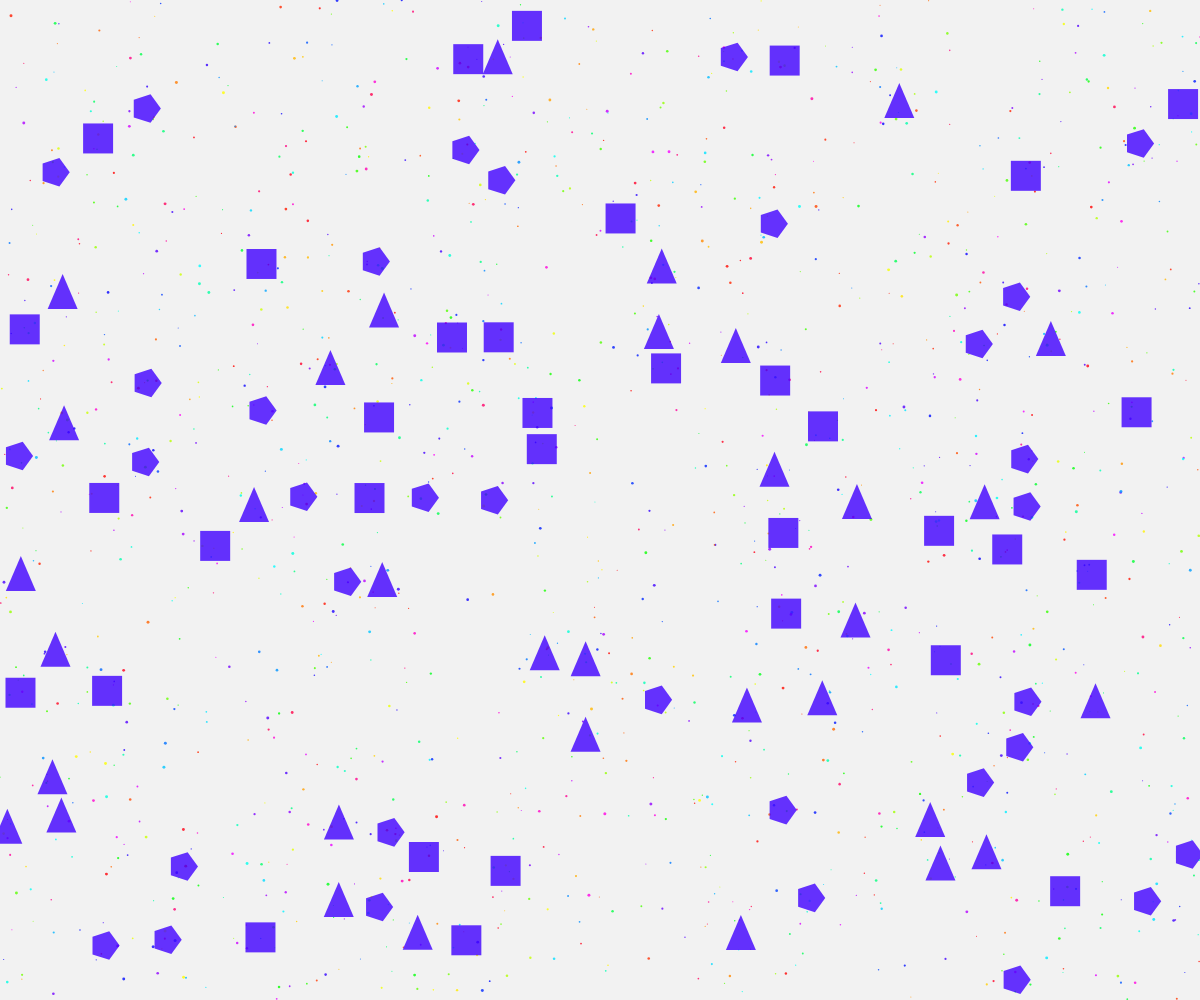
Frame 1 (no input)
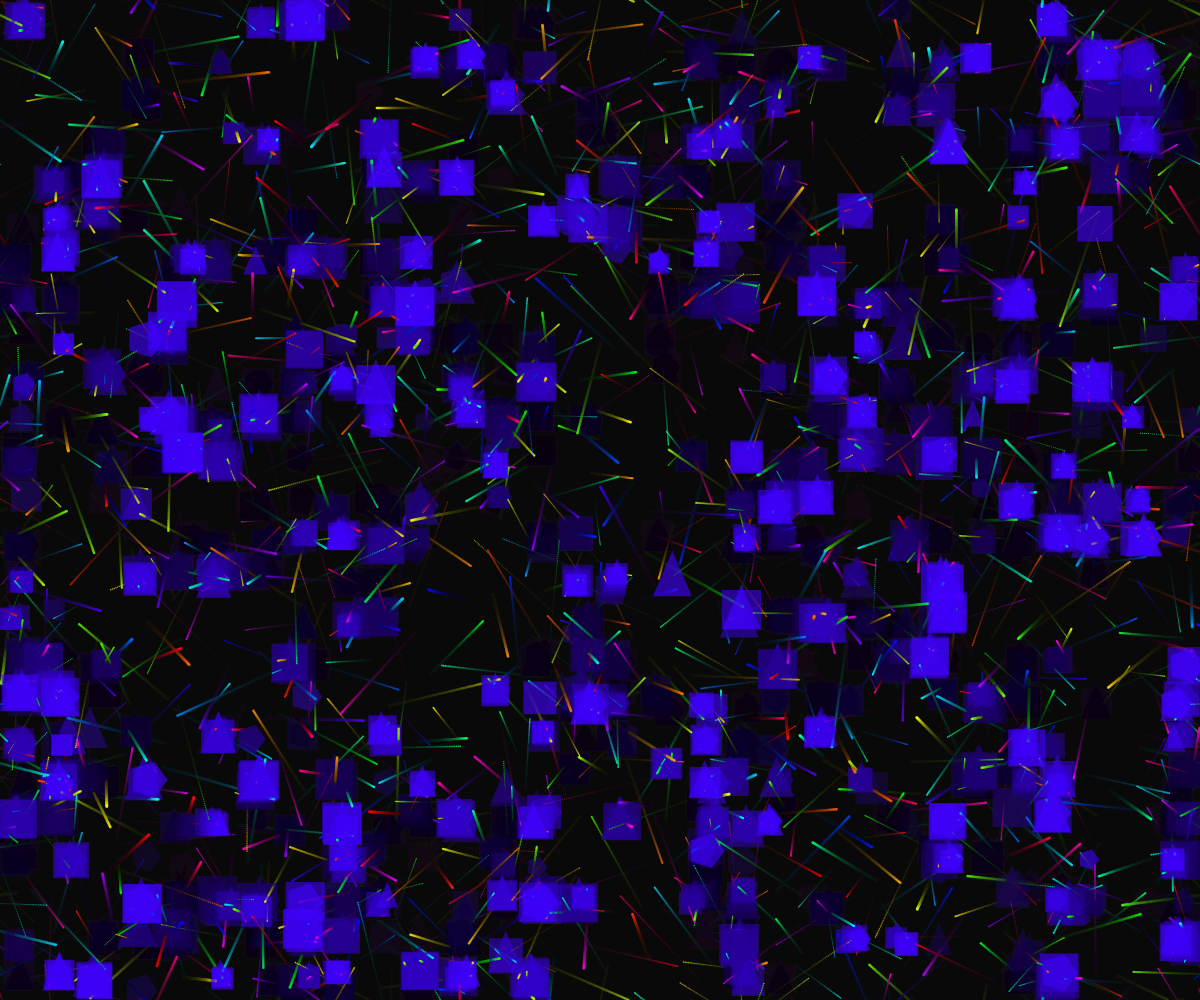
Frame 60 (no input)
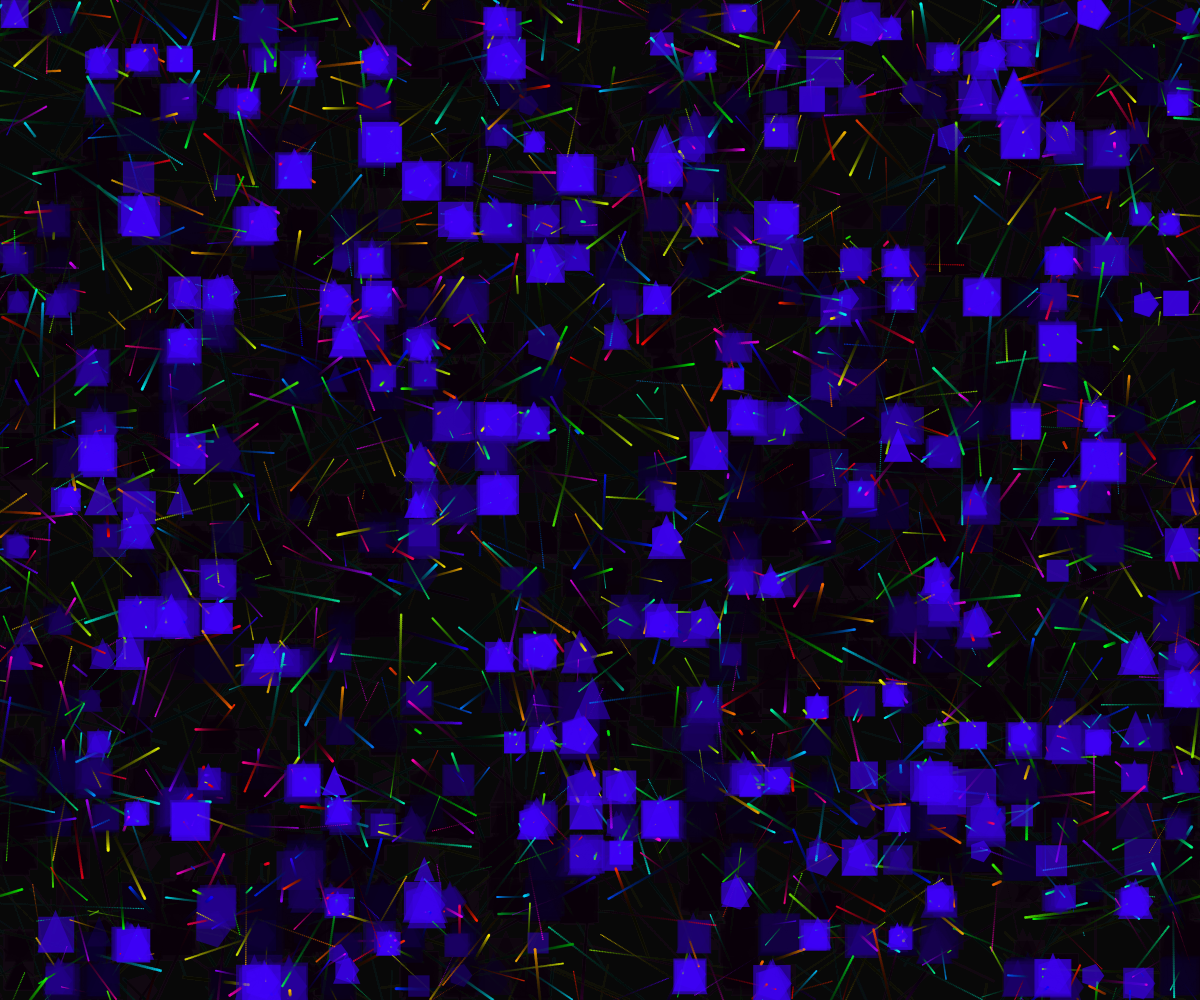
Frame 120 (the mouse pressed at the canvas centre since frame 60)

The p5.js sketch that drew these frames (run headless with seeded random() and noise() and a simulated clock; from frame 60 on, the mouse is pressed at the canvas centre):

// p5.js sketch
// ── sketch.js
let trails = [];
let numTrails = 1500;
let grid = {};
let pulsePhase = 0;
let latticeStability = 0;
let lastLatticeTime = 0;

function setup() {
  createCanvas(windowWidth, windowHeight);
  colorMode(HSB, 360, 100, 100, 1);
  noStroke();
  
  // Initialize trails
  for (let i = 0; i < numTrails; i++) {
    trails.push({
      pos: createVector(random(width), random(height)),
      vel: p5.Vector.random2D().mult(random(0.5, 2)),
      hue: random(360),
      size: random(1, 3),
      life: random(100, 300),
      age: 0
    });
  }
}

function draw() {
  background(0, 0, 0, 0.05); // Very subtle trail fading
  
  pulsePhase += 0.02;
  
  // Update and display trails
  for (let i = trails.length - 1; i >= 0; i--) {
    let t = trails[i];
    
    // Update position
    t.pos.add(t.vel);
    
    // Wrap around edges
    if (t.pos.x > width) t.pos.x = 0;
    if (t.pos.x < 0) t.pos.x = width;
    if (t.pos.y > height) t.pos.y = 0;
    if (t.pos.y < 0) t.pos.y = height;
    
    // Update age and life
    t.age++;
    t.life--;
    
    // Draw trail segment
    fill(t.hue, 100, 100, 0.8);
    ellipse(t.pos.x, t.pos.y, t.size);
    
    // Remove dead trails
    if (t.life <= 0) {
      trails.splice(i, 1);
      trails.push({
        pos: createVector(random(width), random(height)),
        vel: p5.Vector.random2D().mult(random(0.5, 2)),
        hue: random(360),
        size: random(1, 3),
        life: random(100, 300),
        age: 0
      });
    }
  }
  
  // Create stable lattice structures from intersections
  let gridSize = 40;
  // Clear grid
  for (let cellKey in grid) {
    delete grid[cellKey];
  }
  
  // Populate grid with trails
  for (let i = 0; i < trails.length; i++) {
    let trail = trails[i];
    let gridX = floor(trail.pos.x / gridSize);
    let gridY = floor(trail.pos.y / gridSize);
    
    let cellKey = `${gridX},${gridY}`;
    if (!grid[cellKey]) {
      grid[cellKey] = [];
    }
    grid[cellKey].push(trail);
  }
  
  // Check for dense intersections and form geometric lattices
  let latticeCount = 0;
  for (let cellKey in grid) {
    if (latticeCount > 200) break; // Limit to avoid performance issues
    
    let neighbors = grid[cellKey];
    if (neighbors.length > 3) { // Only if many trails intersect
      let center = createVector(0, 0);
      for (let n of neighbors) {
        center.add(n.pos);
      }
      center.div(neighbors.length);
      
      // Draw stable geometric structure with pulsing effect
      noStroke();
      fill(255, 100, 100, 0.6);
      
      let shapeType = latticeCount % 3;
      let pulse = sin(pulsePhase + latticeCount * 0.1) * 0.3 + 1.0;
      
      // Create a more rigid structure during stable moments
      if (millis() - lastLatticeTime < 500) {
        // When lattice is stable, use a more crystalline form
        pulse = 1.0;
        fill(255, 100, 100, 0.8);
      }
      
      push();
      translate(center.x, center.y);
      
      if (shapeType === 0) {
        // Triangle
        triangle(0, -20 * pulse, -15 * pulse, 15 * pulse, 15 * pulse, 15 * pulse);
      } else if (shapeType === 1) {
        // Square
        rectMode(CENTER);
        rect(0, 0, 30 * pulse, 30 * pulse);
      } else {
        // Pentagon
        beginShape();
        for (let a = 0; a < TWO_PI; a += TWO_PI/5) {
          let x = 15 * pulse * cos(a);
          let y = 15 * pulse * sin(a);
          vertex(x, y);
        }
        endShape(CLOSE);
      }
      
      pop();
      latticeCount++;
    }
  }
  
  // Periodically lock into perfect crystalline forms
  if (millis() - lastLatticeTime > 3000) {
    lastLatticeTime = millis();
    latticeStability = 1;
  }
  
  if (latticeStability > 0) {
    latticeStability -= 0.02;
  }
}

function windowResized() {
  resizeCanvas(windowWidth, windowHeight);
}
